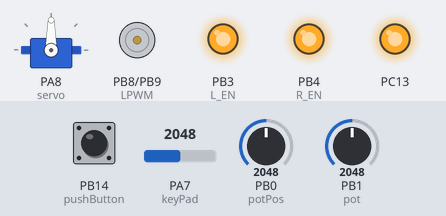
The sketch below on a simulated STM32 Blue Pill. Parts: servo, motor-driver pin pairs drawn as motors (green arrow = first pin HIGH = forward, orange = second pin HIGH = backward, longer = more drive), output pins drawn as LEDs (lit = HIGH). Inputs (shaded band) come from the test bench; at power-on: PB14 (pushButton) HIGH, PB0 (potPos) = 2048, PA7 (keyPad) = 2048, PB1 (pot) = 2048. What the sketch prints to the serial monitor is not drawn.

Above: at 1.4 s.
1.5 s: PB14 (pushButton) pulled LOW for 0.15 s
At 3.9 s:
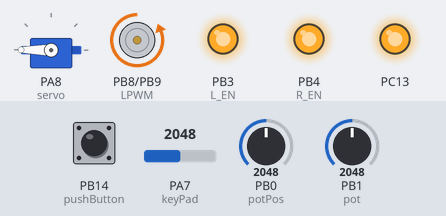
4.4 s: PB0 (potPos) set to 1228
At 5.5 s:
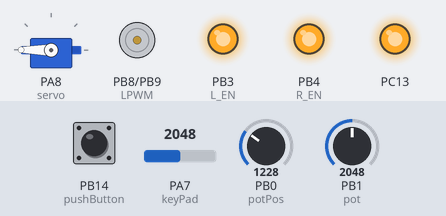
5.9 s: PB14 (pushButton) pulled LOW for 1 s
At 6.6 s:
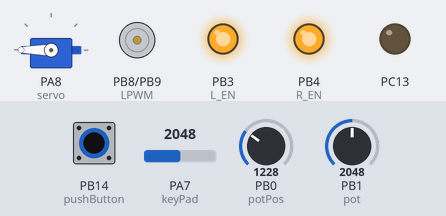
8.4 s: PB14 (pushButton) pulled LOW for 3.2 s
At 12.2 s:
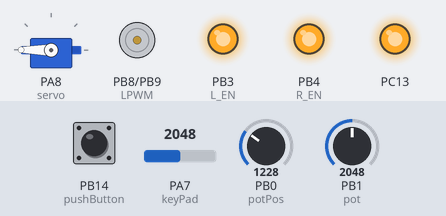
13.1 s: PB0 (potPos) set to 2047
At 14.3 s:
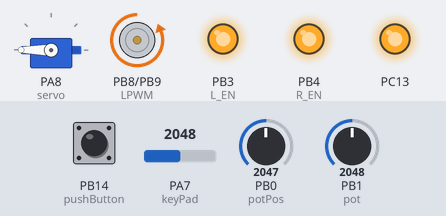
14.6 s: PB14 (pushButton) pulled LOW for 0.15 s
At 15.2 s:
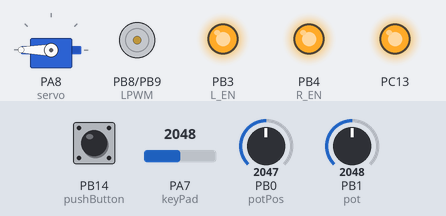
Timing chart, 0 to 17.2 s (numbered marks = the images above; inputs shaded):
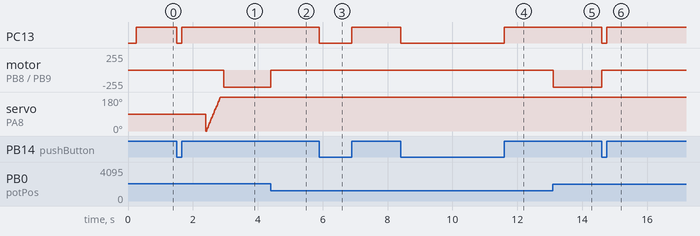

The sketch:

ExoSkeleton.ino
```cpp
#include <Servo.h>

int RPWM = PB9;
int LPWM = PB8;
int L_EN = PB3;
int R_EN = PB4;
int servo = PA8;

Servo hand;
float pos, armPosition;
float speedMove, speedMove2;
float pwmSig;

int pushButton = PB14;
int pot = PB1;
int potPos = PB0;
int keyPad = PA7;

int stage = 0;

int key = 0;
char keyCharBuffer;
char keyChar;
bool keyPadUsage = false, keyStartInput = false, keyStopInput = false;


bool dir, enMove = false, input;

long long unsigned int startTime, closeTime, startTime2, openTime, moveTime, keyStopTime, keyStartTime, moveDeltaTime;

void WriteMove();
void ReadPush();
void ReadKey();

void setup() {
  // put your setup code here, to run once:
  pinMode(PB9, OUTPUT);
  pinMode(PB8, OUTPUT);
  pinMode(PB3, OUTPUT);
  pinMode(PB4, OUTPUT);
  pinMode(PC13, OUTPUT);
  pinMode(pushButton, INPUT_PULLUP);
  pinMode(pot, INPUT);
  pinMode(potPos, INPUT);
  pinMode(keyPad, INPUT);

  hand.attach(servo);

  dir = true;

  digitalWrite(R_EN,HIGH);
  digitalWrite(L_EN,HIGH);

  delay(250);
  Serial.begin(115200);
  }

void loop() {
  WriteMove();
  ReadKey();
  ReadPush();

  delay(1);
}

void WriteMove()
{
  armPosition = analogRead(potPos);
  if (armPosition > 3000) armPosition = 3000;
  if (armPosition < 1500) armPosition = 1500;
  armPosition = map(armPosition, 1500, 3000, 1024, 0);
  Serial.println(armPosition);
  //Serial.print(" || ");
  //Serial.println(pos);
  speedMove = map(analogRead(pot), 0, 4096, 0, 1000);

  pwmSig = armPosition - pos;
  if (pwmSig < 0) pwmSig = -pwmSig;
  if (pwmSig > 255) pwmSig = 255;
  speedMove2 = map(speedMove, 0, 1000, 400, 75);
  speedMove2 /= 100;

  if(enMove && armPosition > 0 && dir)
  {
    if( micros() - moveDeltaTime > speedMove) { pos -= speedMove2; moveDeltaTime = micros();}
    if (pos < 0) pos = 0;
    hand.write(map(pos, 0, 1024, 0, 255));
    if(armPosition > pos + 25) {analogWrite(LPWM, pwmSig); analogWrite(RPWM, 0);}
    else if(armPosition < pos - 25) {analogWrite(LPWM, 255); analogWrite(RPWM, 255);}
    else {analogWrite(LPWM, 0);analogWrite(RPWM, 0);}
  }
  else if (enMove && armPosition < 1024 && !dir)
  {
    if( micros() - moveDeltaTime > speedMove ) { pos += speedMove2; moveDeltaTime = micros();}
    if (pos > 1024) pos = 1024;
    hand.write(map(pos, 0, 1024, 0, 255));
    if(armPosition < pos - 25) {analogWrite(LPWM, 0); analogWrite(RPWM, pwmSig);}
    else if(armPosition > pos + 25) {analogWrite(LPWM, 255); analogWrite(RPWM, 255);}
    else {analogWrite(LPWM, 0);analogWrite(RPWM, 0);}
  }
  else
  {
    analogWrite(LPWM, 0);
    analogWrite(RPWM, 0);
  }

  //if ( armPosition <= 50 && dir && enMove || armPosition >= 1998 && !dir && enMove ) {stage = 0; enMove = false;}
}

void ReadPush()
{
  input = digitalRead(pushButton);
  digitalWrite(PC13, input);

  switch (stage){
    case 0:
      if ( !input ) {startTime = millis(); stage = 1;}
    break;
    case 1:
      if (input && millis() - startTime < 100) stage = 0;
      else if (!input && millis() - startTime >= 100) stage = 2;
    break;
    case 2:
      if (input) {startTime2 = millis(); stage = 3; }
    break;
    case 3:
      if (!input && millis() - startTime2 < 50) stage = 2;
      else if (!input && millis() - startTime2 >= 50) stage = 4;                              //double
      else if (input && millis() - startTime2 >= 750) { stage = 5; enMove = true; dir = false; moveTime = millis(); moveDeltaTime = micros();}   //single
    break;
    case 4:
      if (input) { stage = 5; enMove = true; dir = true; moveTime = millis(); moveDeltaTime = micros();}
    break;
    case 5:
      if (!input && millis() - moveTime > 25) {stage = 6; enMove = false;}
    break;
    case 6:
      if (input) stage = 0;
    break;
    default:

    break;
  }
}

void ReadKey()
{
  key = ((key * 19) + analogRead(keyPad)) / 20;
  //key = analogRead(keyPad);

  if (key < 100) keyCharBuffer = 'X';
  else if (key < 220) keyCharBuffer = '*';
  else if (key < 235 ) keyCharBuffer = '0';
  else if (key < 250 ) keyCharBuffer = '#';
  else if (key < 270 ) keyCharBuffer = 'D';
  else if (key < 305 ) keyCharBuffer = '7';
  else if (key < 330 ) keyCharBuffer = '8';
  else if (key < 360 ) keyCharBuffer = '9';
  else if (key < 400 ) keyCharBuffer = 'C';
  else if (key < 490 ) keyCharBuffer = '4';
  else if (key < 550 ) keyCharBuffer = '5';
  else if (key < 650 ) keyCharBuffer = '6';
  else if (key < 800 ) keyCharBuffer = 'B';
  else if (key < 1100 ) keyCharBuffer = '1';
  else if (key < 1700 ) keyCharBuffer = '2';
  else if (key < 3000 ) keyCharBuffer = '3';
  else  keyCharBuffer = 'A';

  if ( keyCharBuffer != 'X' && !keyStartInput && !keyPadUsage) { keyStartTime = millis(); keyStartInput = true;}
  else if ( keyStartInput && millis() - keyStartTime > 100 && !keyPadUsage ) { keyPadUsage = true; keyStartInput = false; keyChar = keyCharBuffer;}
  else if ( keyStartInput && keyCharBuffer == 'X' ) keyStartInput = false;
  else if ( keyCharBuffer == 'X' && keyPadUsage && !keyStopInput) { keyStopTime = millis(); keyStopInput = true; }
  else if ( keyStopInput && millis() - keyStopTime > 100 && keyPadUsage ) { keyPadUsage = false; keyStopInput = false; }
  else if ( keyStopInput && keyCharBuffer != 'X' ) keyStopInput = false;

  if ( !keyPadUsage ) keyChar = 'X';

  //Serial.println(keyChar);
}
```

Measured:
- after the input at 1.5 s, PC13: HIGH → LOW at once, → HIGH 0.15 s later; motor on PB8 (LPWM) / PB9 (RPWM): stopped → backward 255/255 after 1.5 s
- after the input at 4.4 s, motor on PB8 (LPWM) / PB9 (RPWM): backward 255/255 → stopped at once
- after the input at 5.9 s, PC13: HIGH → LOW at once, → HIGH 1.0 s later
- after the input at 8.4 s, PC13: HIGH → LOW at once, → HIGH 3.2 s later
- after the input at 13.1 s, motor on PB8 (LPWM) / PB9 (RPWM): stopped → backward 255/255 at once
- after the input at 14.6 s, PC13: HIGH → LOW at once, → HIGH 0.15 s later; motor on PB8 (LPWM) / PB9 (RPWM): backward 255/255 → stopped at once
